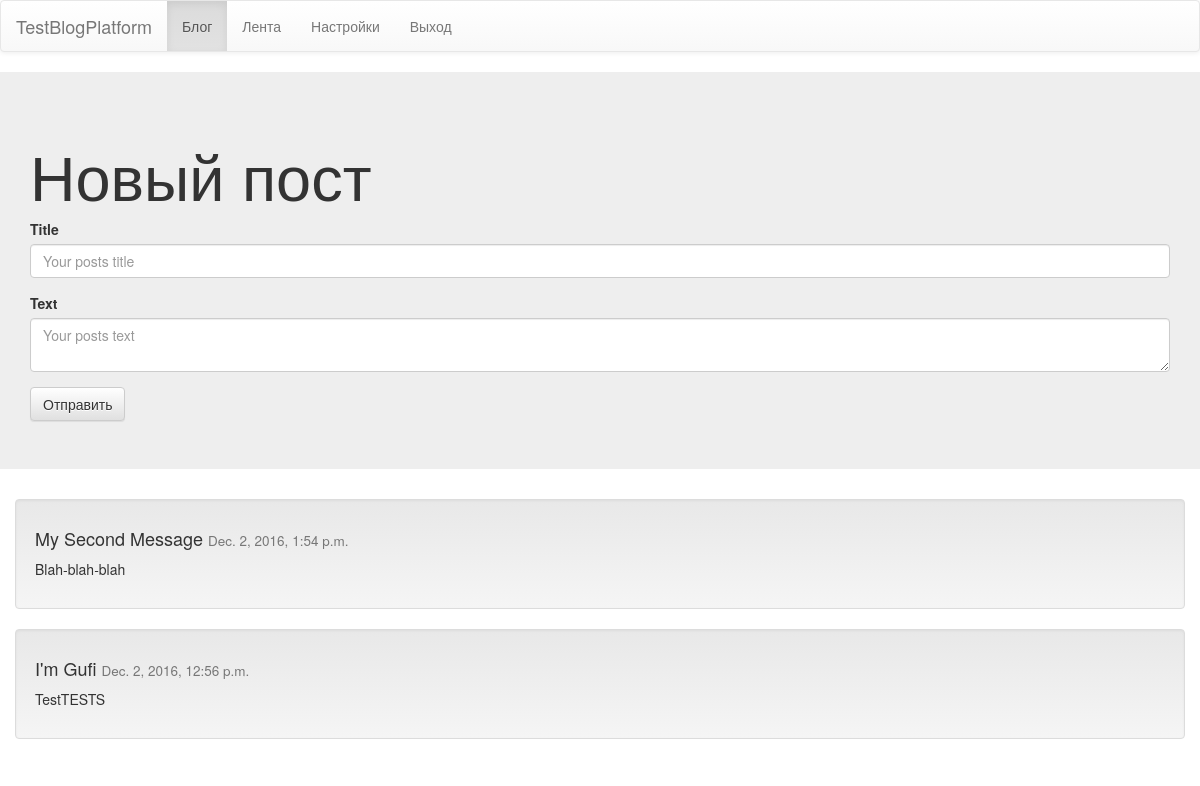
The app's page /blog/ (signed in), older data.
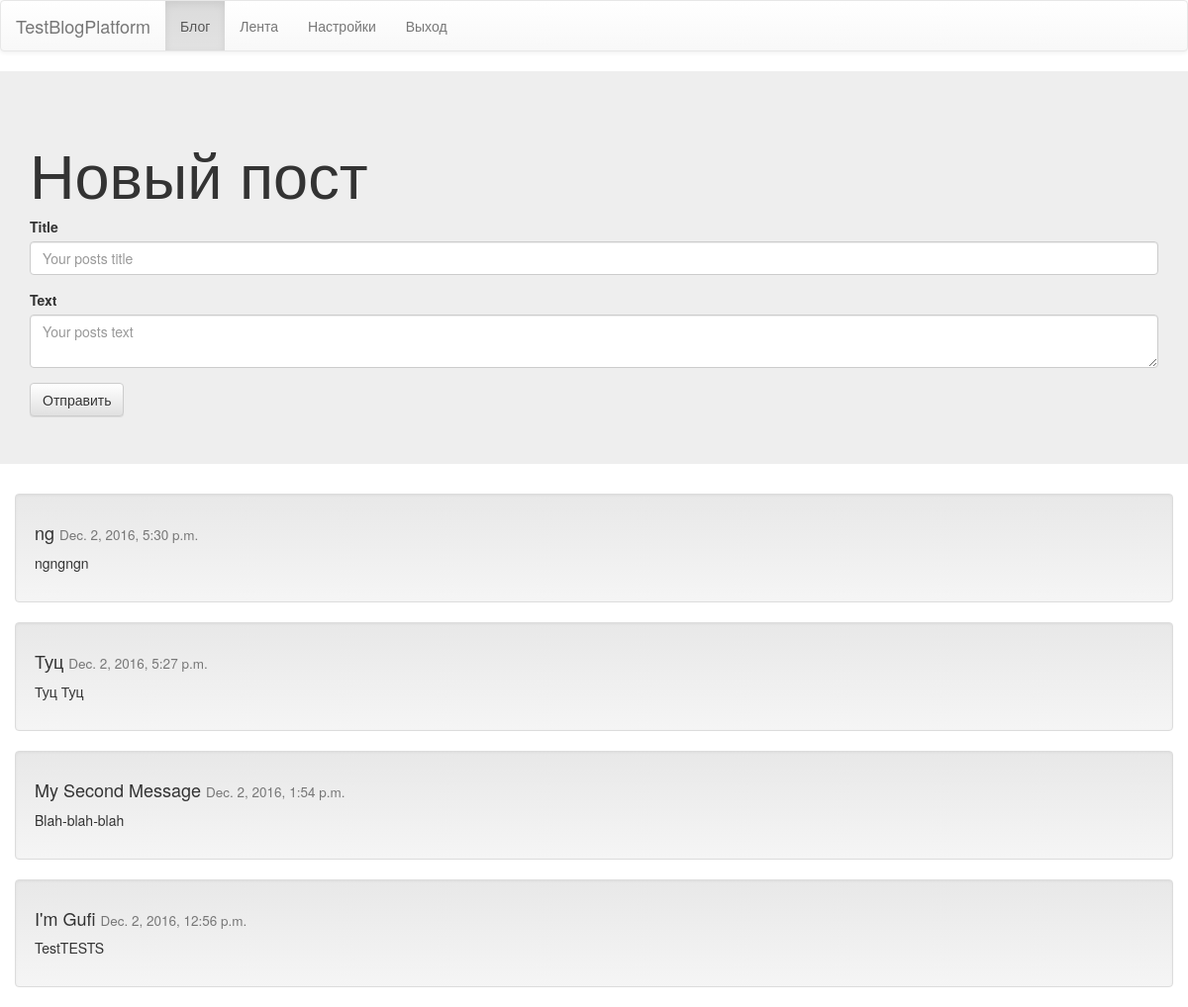
The same page, newer data.
### testblogapp/models.py (models this page shows)
class Post(models.Model):
    title = models.CharField(max_length=50)
    text = models.TextField()
    author = models.ForeignKey(User)
    append_time = models.DateTimeField(auto_now=True, editable=False)

### testblogapp/views.py (the view, shortened to what this page needs)
# urls.py: 2. Add a URL to urlpatterns:  url(r'^blog/', include('blog.urls'))
@login_required(login_url="./../login")
def blog(request):
    posts = Post.objects.filter(author=request.user).order_by("-append_time")[:10]
    if request.method=="GET":
        return render(request, "testblogapp/blog.html", {"posts":posts})

### templates/testblogapp/blog.html (shortened to what this page needs)
{% extends "testblogapp/template.html" %}
{% block content %}
<div class="jumbotron">
    <div class="container">
        <h1>Новый пост</h1>
        <form action="./../blog/" method="POST">
            <div class="form-group">
                <label for="title">Title</label>
                <input type="text" class="form-control" name="title" placeholder="Your posts title">
            </div>
            <div class="form-group">
                <label for="body">Text</label>
                <textarea class="form-control" name="body" placeholder="Your posts text"></textarea>
            </div>
            <button type="submit" class="btn btn-default" value="Send">Отправить</button>
        </form>
    </div>
</div>
<div class="container">
    {% for post in posts %}
        <div class="row">
            <div class="well">
                <h4>{{post.title}} <small>{{post.append_time}}</small></h4>
                <p class="text-justify">
                    {{post.text}}
                </p>
            </div>
        </div>
    {% endfor %}
</div>
{% endblock %}

Row changes from the older to the newer data that the page shows:
added Post: title "ng", append_time "Dec. 2, 2016, 5:30 p.m.", text "ngngngn"
added Post: title "Туц", append_time "Dec. 2, 2016, 5:27 p.m.", text "Туц Туц"
